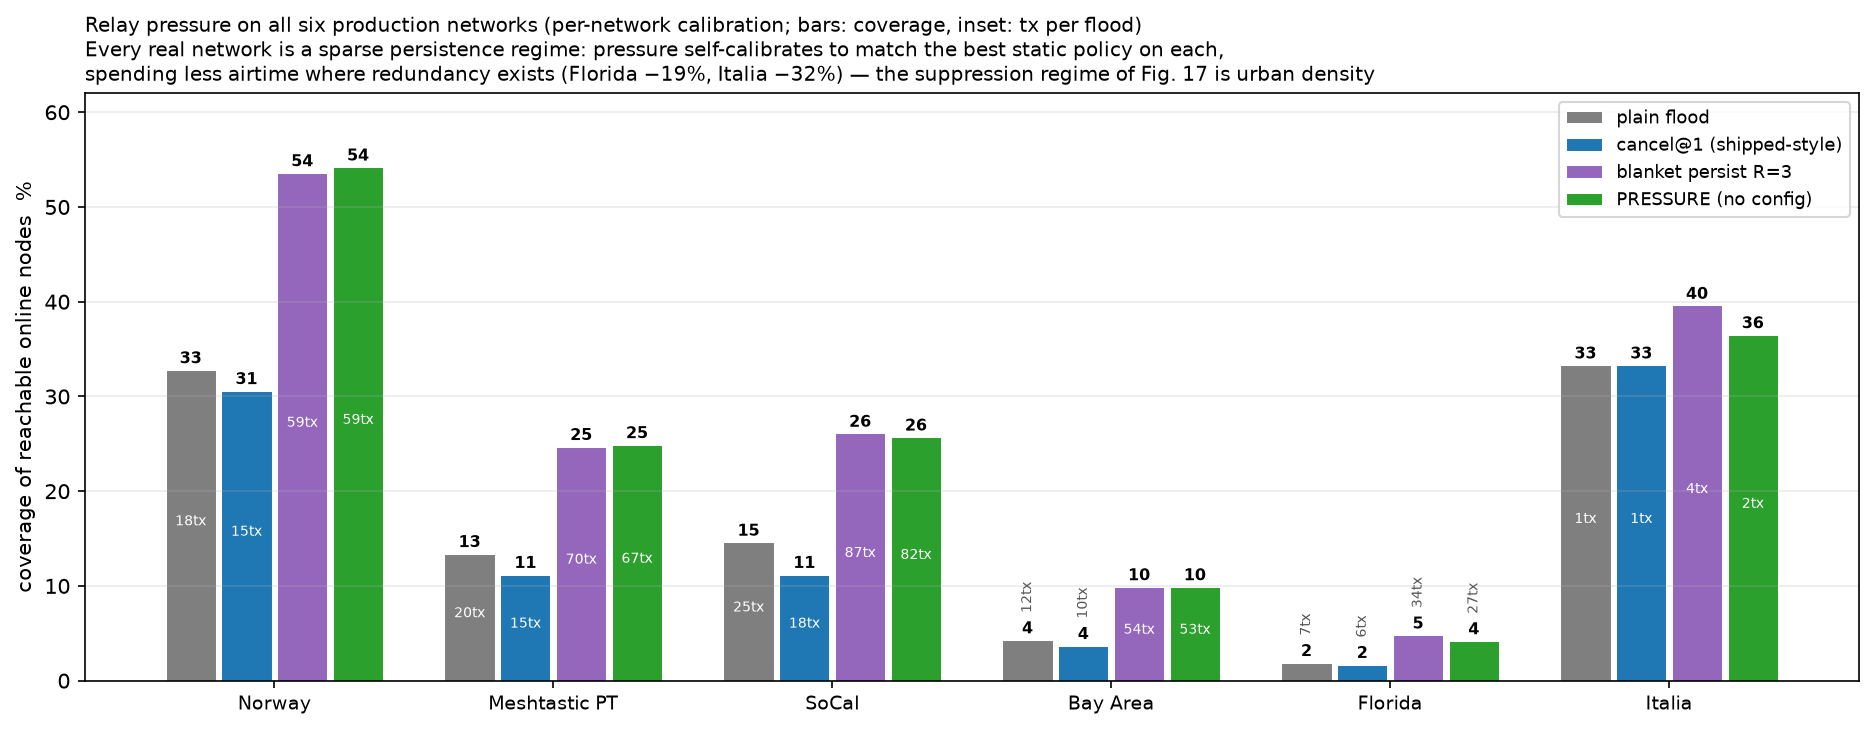

This chart was generated by the following Python code:
"""Figure: relay pressure vs static policies on all six production networks."""
import csv

import matplotlib
matplotlib.use("Agg")
import matplotlib.pyplot as plt

rows = list(csv.DictReader(open("pressure_multinet.csv")))
for r in rows:
    r["cov"] = float(r["cover_reachable"])
    r["tx"] = float(r["tx_per_flood"])

NETS = ["norway", "meshtastic-pt", "socal", "bay-area", "florida", "italia"]
LABELS = ["Norway", "Meshtastic PT", "SoCal", "Bay Area", "Florida", "Italia"]
PROTOS = [
    ("plain flood", "#7f7f7f"),
    ("cancel@1", "#1f77b4"),
    ("persist R=3", "#9467bd"),
    ("pressure", "#2ca02c"),
]

fig, ax = plt.subplots(figsize=(12.6, 5.0))
width = 0.2
for pi, (proto, color) in enumerate(PROTOS):
    xs, ys, txs = [], [], []
    for ni, net in enumerate(NETS):
        r = next(r for r in rows if r["network"] == net and r["proto"] == proto)
        xs.append(ni + (pi - 1.5) * width)
        ys.append(r["cov"])
        txs.append(r["tx"])
    label = {"plain flood": "plain flood", "cancel@1": "cancel@1 (shipped-style)",
             "persist R=3": "blanket persist R=3",
             "pressure": "PRESSURE (no config)"}[proto]
    ax.bar(xs, ys, width * 0.9, color=color, edgecolor="white", lw=0.5,
           label=label)
    for x, y, t in zip(xs, ys, txs):
        ax.text(x, y + 0.7, f"{y:.0f}", ha="center", fontsize=7.6,
                fontweight="bold")
        ax.text(x, y / 2 if y > 7 else y + 3.2, f"{t:.0f}tx", ha="center",
                fontsize=6.6, color="white" if y > 7 else "#555",
                rotation=90 if y <= 7 else 0)

ax.set_xticks(range(len(NETS)))
ax.set_xticklabels(LABELS, fontsize=9)
ax.set_ylabel("coverage of reachable online nodes  %")
ax.set_ylim(0, 62)
ax.grid(alpha=0.25, axis="y")
ax.legend(fontsize=8.6, loc="upper right")
ax.set_title("Relay pressure on all six production networks (per-network calibration; bars: coverage, inset: tx per flood)\n"
             "Every real network is a sparse persistence regime: pressure self-calibrates to match the best static policy on each,\n"
             "spending less airtime where redundancy exists (Florida \u221219%, Italia \u221232%) \u2014 the suppression regime of Fig. 17 is urban density",
             fontsize=9.8, loc="left")

fig.tight_layout()
fig.savefig("fig_pressure_multinet.png", dpi=150, bbox_inches="tight")
print("wrote fig_pressure_multinet.png")
